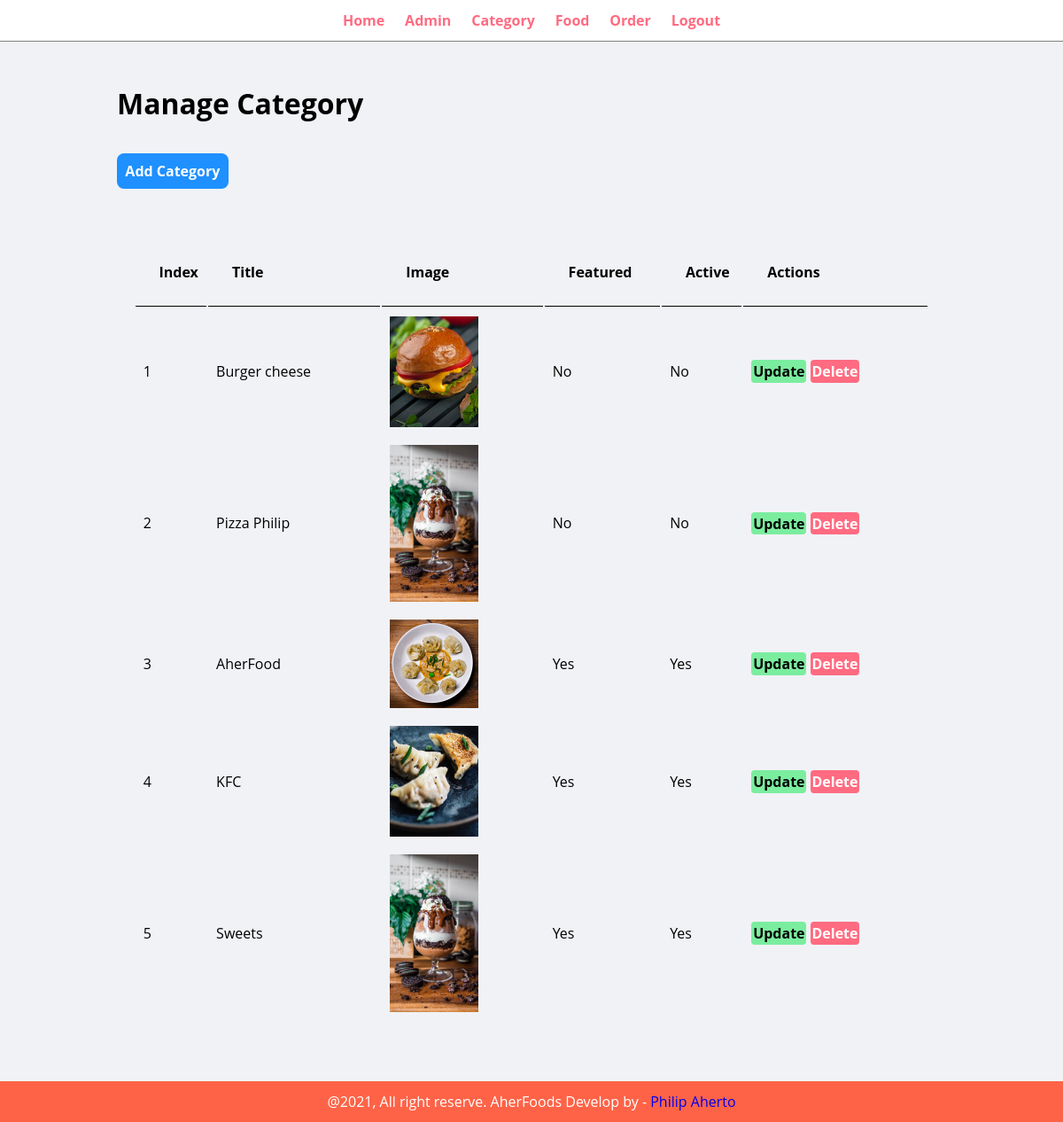
Screenshot of /admi/category.php with the database file from the repository.
### tables this page shows
CREATE TABLE `tbl_categ` (
  `id` int(10) UNSIGNED NOT NULL,
  `title` varchar(30) NOT NULL,
  `image` varchar(255) NOT NULL,
  `featured` varchar(20) NOT NULL,
  `active` varchar(20) NOT NULL
);

### admi/category.php (the view, shortened to what this page needs)
<?php include('parts/navbar.php');?>
  <div class="main-content">
      <div class="wrapper">
        <h1>Manage Category</h1>
        <br>
        <br>
        <a href="<?php echo HOMEPAGE_URL;?>admi/add-category.php" class="btn-add"> Add Category</a>
        <br><br><br>
        <table class="tbl">
          <tr>
            <th>Index</th>
            <th>Title</th>
            <th>Image</th>
            <th>Featured</th>
            <th>Active</th>
            <th>Actions</th>
          </tr>
          <?php
            $sql ="SELECT * FROM tbl_categ";
            $res = mysqli_query($con, $sql);
            if($res==TRUE){
              $count = mysqli_num_rows($res);
              $sn = 1;
              if($count>0){
                while($rows=mysqli_fetch_assoc($res)){
                  $id =$rows['id'];
                  $title=$rows['title'];
                  $image=$rows['image'];
                  $featured=$rows['featured'];
                  $active=$rows['active'];
                  ?>
                    <tr>
                      <td><?php echo $sn++; ?></td>
                      <td><?php echo $title; ?></td>
                      <td>
                        <?php
                        if($image!=""){
                          ?>
                          <img src="<?php echo HOMEPAGE_URL;?>images/category/<?php echo $image?>" width="100px">
                          <?php
                        }else{
                          echo "<div class='error'>Image not added</div>";
                        }
                        ?>
                      </td>
                      <td><?php echo $featured; ?></td>
                      <td><?php echo $active; ?></td>
                      <td>
                        <a href="<?php echo HOMEPAGE_URL;?>admi/update-category.php?id=<?php echo $id?>" class="btn-update">Update</a>
                        <a href="<?php echo HOMEPAGE_URL;?>admi/delete-category.php?id=<?php echo $id;?>&image=<?php echo $image ?>" class="btn-delete">Delete</a>
                      </td>
                    </tr>
                  <?php
                }
              }else{
                echo "<tr><td colspan='7' class='error'>Categories not added yet.!!! </td></tr>";
              }
            }
          ?>
        </table>
      </div>
</div>
<?php include('parts/footer.php');?>

### admi/parts/navbar.php (shortened to what this page needs)
<html>
  <head>
    <link rel="stylesheet" href="admin.css">
  </head>
  <body>
    <div class="menu item-center">
      <div class="wrapper">
        <ul>
          <li><a href="index.php">Home</a></li>
          <li><a href="admins.php">Admin</a></li>
          <li><a href="category.php">Category</a></li>
          <li><a href="food.php">Food</a></li>
          <li><a href="order.php">Order</a></li>
          <li><a href="login.php">Logout</a></li>
        </ul>
      </div>
    </div>

### admi/parts/footer.php
    <div class="footer">
      <div class="wrapper">
        <p class="item-center">@2021, All right reserve. AherFoods Develop by - <a href="#">Philip Aherto</a></p>
      </div>
    </div>
  </body>
</html>

### admi/admin.css (style rules this page uses)
* { margin: 0; padding: 0; box-sizing: border-box; font-family: 'Open Sans' ; }
.item-center { text-align: center; }
.wrapper { padding: 1%; width: 80%; margin: 0 auto; }
.menu { border-bottom: 1px solid grey; }
.menu ul { list-style-type: none; }
.menu ul li { display: inline; padding: 1%; }
.menu ul li a { text-decoration: none; font-weight: bold; color: #ff6b81; }
.main-content { background-color: #f1f2f6; padding: 3% 0; }
.tbl { width: 100%; padding: 2%; }
table tr th { border-bottom: 1px solid black; text-align: left; padding: 3%; }
table tr td { padding: 1%; }
.btn-add { background-color: #1e90ff; padding: 1%; font-weight: bold; color: white; text-decoration: none; border-radius: 8px; }
.btn-update { background-color: #7bed9f; padding: 1%; font-weight: bold; color: black; text-decoration: none; border-radius: 4px; }
.btn-delete { background-color: #ff6b81; padding: 1%; font-weight: bold; color: white; text-decoration: none; border-radius: 4px; }
.footer { color: white; background-color: tomato; }
p a { text-decoration: none; }

### rows the page displays
tbl_categ: title "Burger cheese", image (picture), featured "No", active "No"
tbl_categ: title "Pizza Philip", image (picture), featured "No", active "No"
tbl_categ: title "AherFood", image (picture), featured "Yes", active "Yes"
tbl_categ: title "KFC", image (picture), featured "Yes", active "Yes"
tbl_categ: title "Sweets", image (picture), featured "Yes", active "Yes"
